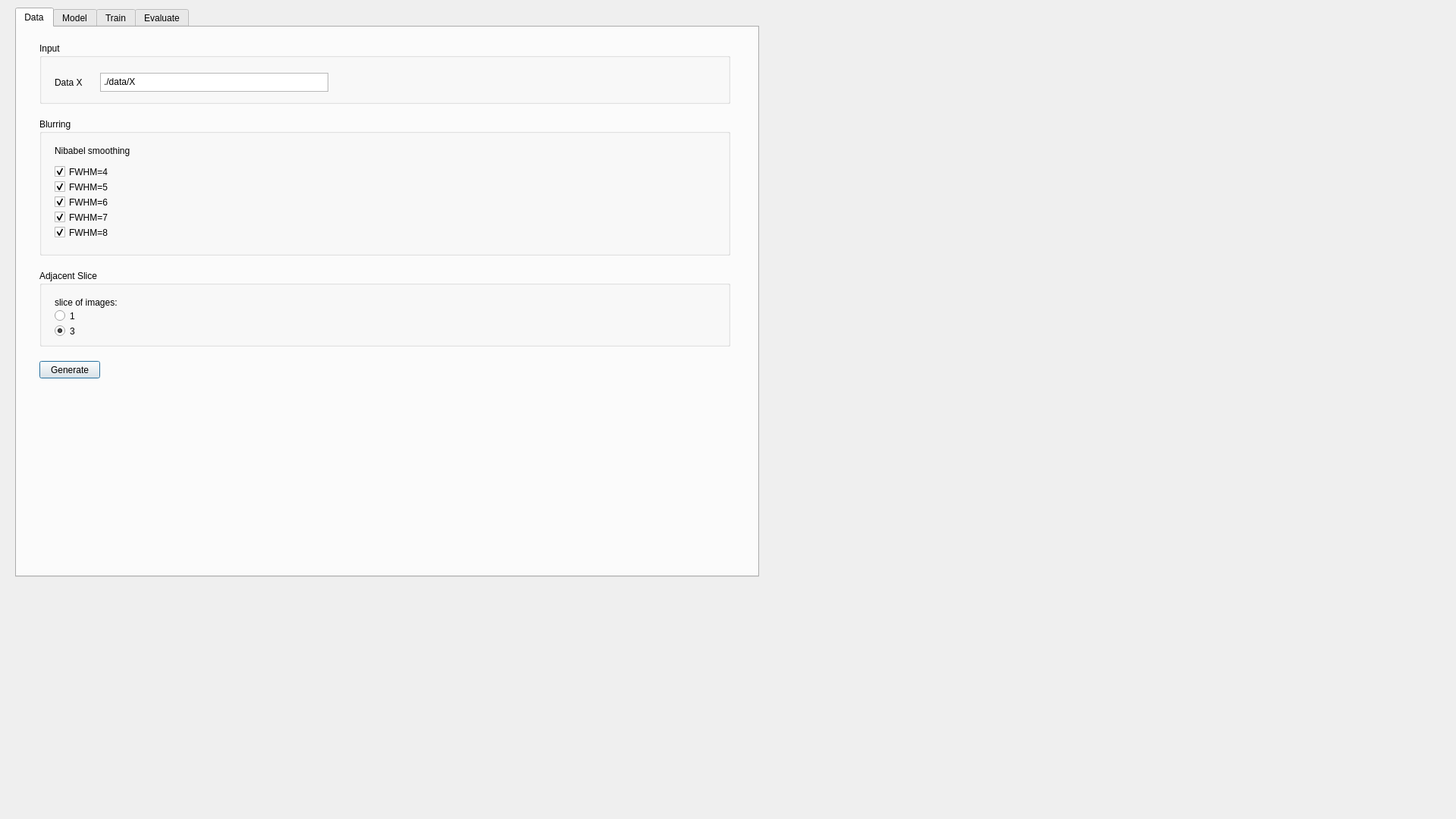
<?xml version="1.0" encoding="UTF-8"?>
<ui version="4.0">
 <class>Dialog</class>
 <widget class="QDialog" name="Dialog">
  <property name="geometry">
   <rect>
    <x>0</x>
    <y>0</y>
    <width>1920</width>
    <height>1080</height>
   </rect>
  </property>
  <property name="windowTitle">
   <string>Dialog</string>
  </property>
  <widget class="QTabWidget" name="tabWidget">
   <property name="geometry">
    <rect>
     <x>20</x>
     <y>10</y>
     <width>981</width>
     <height>751</height>
    </rect>
   </property>
   <property name="currentIndex">
    <number>0</number>
   </property>
   <widget class="QWidget" name="Data">
    <attribute name="title">
     <string>Data</string>
    </attribute>
    <widget class="QGroupBox" name="Input">
     <property name="geometry">
      <rect>
       <x>30</x>
       <y>20</y>
       <width>911</width>
       <height>81</height>
      </rect>
     </property>
     <property name="title">
      <string>Input</string>
     </property>
     <widget class="QLabel" name="label">
      <property name="geometry">
       <rect>
        <x>20</x>
        <y>40</y>
        <width>51</width>
        <height>25</height>
       </rect>
      </property>
      <property name="text">
       <string>Data X</string>
      </property>
     </widget>
     <widget class="QTextEdit" name="data_x">
      <property name="geometry">
       <rect>
        <x>80</x>
        <y>40</y>
        <width>301</width>
        <height>25</height>
       </rect>
      </property>
      <property name="html">
       <string>&lt;!DOCTYPE HTML PUBLIC &quot;-//W3C//DTD HTML 4.0//EN&quot; &quot;http://www.w3.org/TR/REC-html40/strict.dtd&quot;&gt;
&lt;html&gt;&lt;head&gt;&lt;meta name=&quot;qrichtext&quot; content=&quot;1&quot; /&gt;&lt;style type=&quot;text/css&quot;&gt;
p, li { white-space: pre-wrap; }
&lt;/style&gt;&lt;/head&gt;&lt;body style=&quot; font-family:'Sans Serif'; font-size:9pt; font-weight:400; font-style:normal;&quot;&gt;
&lt;p style=&quot; margin-top:0px; margin-bottom:0px; margin-left:0px; margin-right:0px; -qt-block-indent:0; text-indent:0px;&quot;&gt;./data/X&lt;/p&gt;&lt;/body&gt;&lt;/html&gt;</string>
      </property>
     </widget>
    </widget>
    <widget class="QGroupBox" name="Blurring">
     <property name="geometry">
      <rect>
       <x>30</x>
       <y>120</y>
       <width>911</width>
       <height>181</height>
      </rect>
     </property>
     <property name="title">
      <string>Blurring</string>
     </property>
     <widget class="QLabel" name="label_2">
      <property name="geometry">
       <rect>
        <x>20</x>
        <y>30</y>
        <width>121</width>
        <height>25</height>
       </rect>
      </property>
      <property name="text">
       <string>Nibabel smoothing</string>
      </property>
     </widget>
     <widget class="QCheckBox" name="fwhm4">
      <property name="geometry">
       <rect>
        <x>20</x>
        <y>60</y>
        <width>85</width>
        <height>21</height>
       </rect>
      </property>
      <property name="text">
       <string>FWHM=4</string>
      </property>
      <property name="checked">
       <bool>true</bool>
      </property>
     </widget>
     <widget class="QCheckBox" name="fwhm5">
      <property name="geometry">
       <rect>
        <x>20</x>
        <y>80</y>
        <width>85</width>
        <height>21</height>
       </rect>
      </property>
      <property name="text">
       <string>FWHM=5</string>
      </property>
      <property name="checked">
       <bool>true</bool>
      </property>
     </widget>
     <widget class="QCheckBox" name="fwhm6">
      <property name="geometry">
       <rect>
        <x>20</x>
        <y>100</y>
        <width>85</width>
        <height>21</height>
       </rect>
      </property>
      <property name="text">
       <string>FWHM=6</string>
      </property>
      <property name="checked">
       <bool>true</bool>
      </property>
     </widget>
     <widget class="QCheckBox" name="fwhm7">
      <property name="geometry">
       <rect>
        <x>20</x>
        <y>120</y>
        <width>85</width>
        <height>21</height>
       </rect>
      </property>
      <property name="text">
       <string>FWHM=7</string>
      </property>
      <property name="checked">
       <bool>true</bool>
      </property>
     </widget>
     <widget class="QCheckBox" name="fwhm8">
      <property name="geometry">
       <rect>
        <x>20</x>
        <y>140</y>
        <width>85</width>
        <height>21</height>
       </rect>
      </property>
      <property name="text">
       <string>FWHM=8</string>
      </property>
      <property name="checked">
       <bool>true</bool>
      </property>
     </widget>
    </widget>
    <widget class="QPushButton" name="generate">
     <property name="geometry">
      <rect>
       <x>30</x>
       <y>440</y>
       <width>80</width>
       <height>23</height>
      </rect>
     </property>
     <property name="text">
      <string>Generate</string>
     </property>
    </widget>
    <widget class="QGroupBox" name="groupBox">
     <property name="geometry">
      <rect>
       <x>30</x>
       <y>320</y>
       <width>911</width>
       <height>101</height>
      </rect>
     </property>
     <property name="title">
      <string>Adjacent Slice</string>
     </property>
     <widget class="QLabel" name="label_3">
      <property name="geometry">
       <rect>
        <x>20</x>
        <y>30</y>
        <width>121</width>
        <height>25</height>
       </rect>
      </property>
      <property name="text">
       <string>slice of images:</string>
      </property>
     </widget>
     <widget class="QRadioButton" name="slice1">
      <property name="geometry">
       <rect>
        <x>20</x>
        <y>50</y>
        <width>100</width>
        <height>21</height>
       </rect>
      </property>
      <property name="text">
       <string>1</string>
      </property>
     </widget>
     <widget class="QRadioButton" name="slice3">
      <property name="geometry">
       <rect>
        <x>20</x>
        <y>70</y>
        <width>100</width>
        <height>21</height>
       </rect>
      </property>
      <property name="text">
       <string>3</string>
      </property>
      <property name="checked">
       <bool>true</bool>
      </property>
     </widget>
    </widget>
   </widget>
   <widget class="QWidget" name="Model">
    <attribute name="title">
     <string>Model</string>
    </attribute>
   </widget>
   <widget class="QWidget" name="Train">
    <attribute name="title">
     <string>Train</string>
    </attribute>
   </widget>
   <widget class="QWidget" name="Evaluate">
    <attribute name="title">
     <string>Evaluate</string>
    </attribute>
   </widget>
  </widget>
 </widget>
 <resources/>
 <connections/>
</ui>
